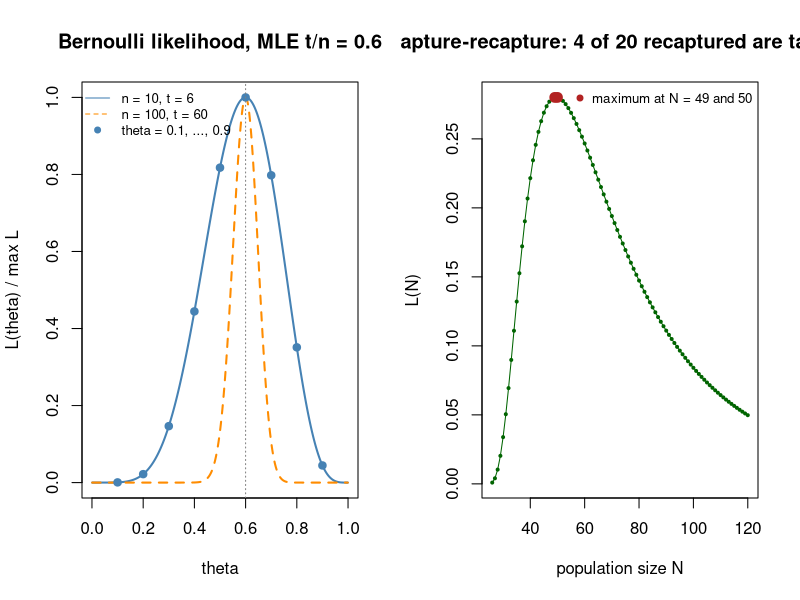

This figure's R source:
# Likelihood functions: Bernoulli trials and the capture-recapture model.
op <- par(mfrow = c(1, 2))

# Bernoulli likelihood theta^t (1 - theta)^(n - t), rescaled to maximum 1
theta <- seq(0.001, 0.999, length.out = 999)
rel_lik <- function(n, t) {
  loglik <- t * log(theta) + (n - t) * log(1 - theta)
  exp(loglik - max(loglik))
}
plot(theta, rel_lik(10, 6), type = "l", lwd = 2, col = "steelblue", ylim = c(0, 1),
     xlab = "theta", ylab = "L(theta) / max L", main = "Bernoulli likelihood, MLE t/n = 0.6")
lines(theta, rel_lik(100, 60), lwd = 2, lty = 2, col = "darkorange")
g <- (1:9) / 10
points(g, g^6 * (1 - g)^4 / (0.6^6 * 0.4^4), pch = 19, col = "steelblue")
abline(v = 0.6, lty = 3, col = "grey50")
legend("topleft", bty = "n", cex = 0.8,
       legend = c("n = 10, t = 6", "n = 100, t = 60", "theta = 0.1, ..., 0.9"),
       col = c("steelblue", "darkorange", "steelblue"), lty = c(1, 2, NA), pch = c(NA, NA, 19))

# Capture-recapture: 10 tagged, 20 recaptured, 4 of them tagged;
# L(N) = C(10, 4) C(N - 10, 16) / C(N, 20) is a hypergeometric probability
N <- 26:120
lik <- dhyper(4, m = 10, n = N - 10, k = 20)
best <- N[lik >= max(lik) * (1 - 1e-9)]
plot(N, lik, type = "o", pch = 19, cex = 0.4, col = "darkgreen",
     xlab = "population size N", ylab = "L(N)",
     main = "Capture-recapture: 4 of 20 recaptured are tagged")
points(best, lik[N %in% best], pch = 19, cex = 1.3, col = "firebrick")
legend("topright", bty = "n", cex = 0.8, pch = 19, col = "firebrick",
       legend = paste("maximum at N =", paste(best, collapse = " and ")))
par(op)
